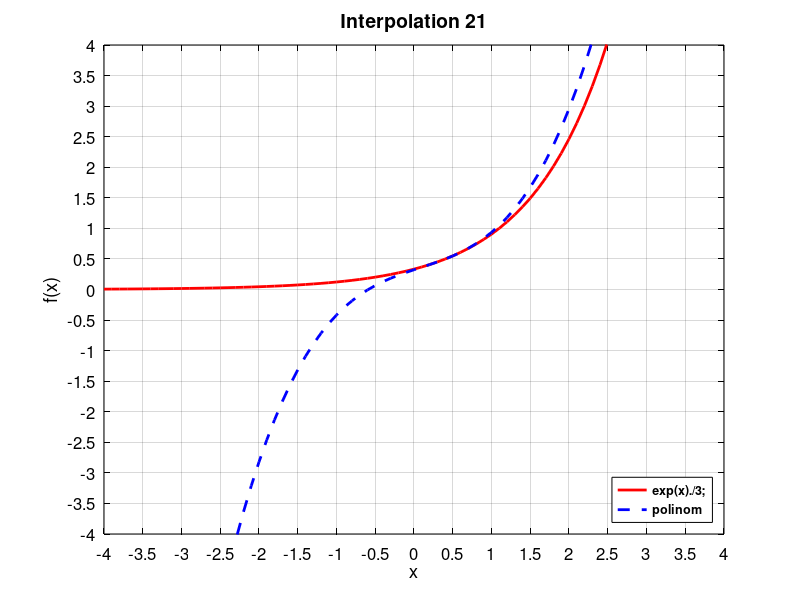

Recreate this plot in MATLAB.
x = -4:0.1:6.5;
y1 = exp(x)./3;
y2 = 0.323 + 0.42 .*x - 0.064 .*x.^2 + 0.256 .*x.^3
graf = plot(x, y1, 'r', x, y2, 'b--');
lg = legend('exp(x)./3;', 'polinom');
h  = title('Interpolation 21');
ax = gca();
set(ax, 'xlim', [-4 4], 'ylim', [-4 4]);
set(ax, 'xtick', [-4:0.5:4], 'ytick', [-4:0.5:4]);
set(ax, 'color', 'w');
set(ax, 'xcolor', 'k', 'ycolor', 'k');
set(ax, 'xgrid', 'on', 'ygrid', 'on');
set(ax, 'gridcolor', [0 0 0]);
set(ax, 'gridlinestyle', '-');
set(ax, 'gridalpha', 0.15);
set(ax, 'fontsize', 12);
set(ax, 'xlabel', 'x', 'ylabel', 'f(x)');
 set(h, 'fontsize', 14);
set(graf, 'LineWidth', 2);
set(lg, 'edgecolor', 'k')
set(lg, 'fontsize', 9, 'fontweight', 'bold', 'location', 'southeast');

